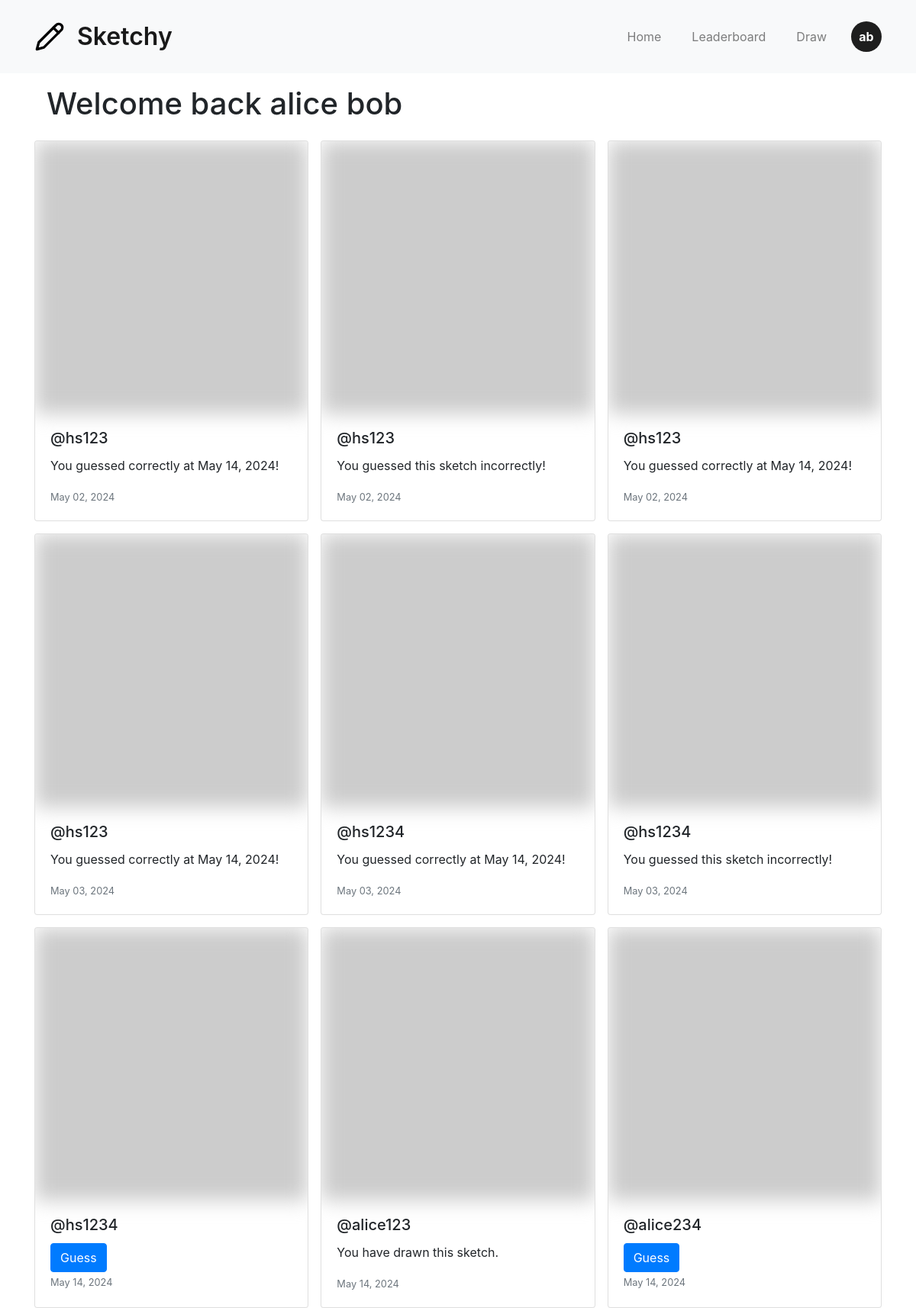
Page / (signed in) on the committed database.
### app/models.py (models this page shows)
class User(UserMixin, db.Model):
    id = db.Column(db.Integer, primary_key=True)
    first_name = db.Column(db.String(50), nullable=False)
    last_name = db.Column(db.String(50), nullable=False)
    username = db.Column(db.String(50), unique=True, nullable=False)
    email = db.Column(db.String(120), unique=True, nullable=False)
    pwd = db.Column(db.String(300), nullable=False)
    guessed = db.Column(db.Integer, default=0)
    points = db.Column(db.Integer, default=0)
    sketches = db.relationship('Sketch', backref='author', lazy='dynamic')

### app/routes.py (the view)
@app.route('/')
def index():
    sketches_data = []
    sketches = Sketch.query.all()
    for sketch in sketches:
        guess_session = GuessSession.query.filter_by(
            user_id=current_user.id,
            sketch_id=sketch.id
        ).first()
        cannot_guess = guess_session is not None or sketch.user_id == current_user.id
        guessed_correctly = guess_session.guess_correctly if guess_session else None
        if guess_session and guess_session.guess_at:
            date_format = "%b %d, %Y" if guess_session.guess_at.year == datetime.now().year else "%b %d, %Y"
            guessed_at = guess_session.guess_at.strftime(date_format)
        else:
            guessed_at = None
        date_format = "%b %d, %Y" if sketch.created_at.year == datetime.now().year else "%b %d, %Y"
        formatted_date = sketch.created_at.strftime(date_format)
        sketches_data.append({
            'id': sketch.id,
            'username': sketch.author.username,
            'date': formatted_date,
            'cannot_guess': cannot_guess,
            'guessed_correctly': guessed_correctly,
            'guessed_at': guessed_at
        })
    return render_template('index.html', sketches=sketches_data)

### app/routes.py (called while the page is built)
@login_manager.user_loader
def load_user(user_id):
    return db.session.get(User, user_id)

### app/templates/index.html (shortened to what this page needs)
{% extends "layout.html" %}
{% block head %}
    {{ super() }}
    <link rel="stylesheet" href="{{ url_for('static', filename='css/index.css') }}">
{% endblock %}
{% block content %}
    {% if current_user.is_authenticated %}
        <h1>Welcome back {{ current_user.first_name }} {{ current_user.last_name }}</h1>
    {% endif %}
    <div class="card-grid">
        {% for sketch in sketches %}
            <div class="card">
                <img src="https://picsum.photos/seed/{{ sketch.id }}/300/300" class="card-img-top" alt="...">
                <div class="card-body">
                    <h5 class="card-title">@{{ sketch.username }}</h5>
                    {% if sketch.cannot_guess %}
                        {% if sketch.guessed_correctly %}
                            <p class="card-text">You guessed correctly at {{ sketch.guessed_at }}!</p>
                        {% elif not sketch.guessed_correctly and sketch.guessed_at %}
                            <p class="card-text">You guessed this sketch incorrectly!</p>
                        {% else %}
                            <p class="card-text">You have drawn this sketch.</p>
                        {% endif %}
                    {% else %}
                        <a href="{{ url_for('set_sketch_id', sketch_id=sketch.id) }}" class="btn btn-primary" role="button">Guess</a>
                    {% endif %}
                    <p class="card-text"><small class="text-muted">{{ sketch.date }}</small></p>
                </div>
            </div>
        {% endfor %}
    </div>
{% endblock %}

### app/templates/layout.html (shortened to what this page needs)
<!DOCTYPE html>
<html lang="en">
	<head>
        {% block head %}
            <link rel="stylesheet" href="https://stackpath.bootstrapcdn.com/bootstrap/4.5.2/css/bootstrap.min.css">
            <link rel="stylesheet" href="{{ url_for('static', filename='css/style.css') }}">
        {% endblock %}
	</head>
	<body >
        <header>
            <nav class="navbar navbar-expand-sm navbar-light bg-light">
                <div class="container">
                    <a class="navbar-brand" href="/">
                        <img src="{{ url_for('static', filename='images/logo.svg') }}" alt="sketchy logo"/>
                        Sketchy
                    </a>
                    <div class="collapse navbar-collapse" id="navbarNav">
                        <ul class="navbar-nav ml-auto">
                            <li class="nav-item"><a class="nav-link" href="{{ url_for('index') }}">Home</a></li>
                            <li class="nav-item"><a class="nav-link" href="{{ url_for('leaderboard') }}">Leaderboard</a></li>
                            <li class="nav-item"><a class="nav-link" href="{{ url_for('draw') }}">Draw</a></li>
                            {% if current_user.is_authenticated %}
                                <div class="nav-item dropdown avatar">
                                    <a href="#" role="button" id="avatar-dropdown" data-toggle="dropdown" aria-haspopup="true" aria-expanded="false">
                                        {{ current_user.first_name[0] }}{{ current_user.last_name[0] }}
                                    </a>
                                </div>
                            {% else %}
                                <a class="btn btn-primary" href="{{ url_for('login') }}" role="button">Login</a>
                            {% endif %}
                        </ul>
                    </div>
                </div>
            </nav>
        </header>
        <div class="container">{% block content %}{% endblock %}</div>
	</body>
</html>

### app/static/css/style.css (style rules this page uses)
:root { --primary: #ffffff; --accent: #1E1E1E; --black: #171717; --border: rgba(221, 221, 221, 0.2); --transition-time: 150ms; --border-radius: 0.3em; font-family: 'Inter', sans-serif;; }
body { margin: 0; }
.navbar { height: 6rem; }
.navbar-brand { display: flex; align-items: center; justify-content: center; gap: 1rem; font-weight: 600; font-size: 2rem; }
.navbar-brand > img { width: 2.5rem; height: 2.5rem; }
.navbar-nav { gap: 1.5rem; }
div.avatar { display: flex; justify-content: center; align-items: center; width: 2.5em; height: 2.5em; background-color: var(--accent); text-align: center; border-radius: 50%; cursor: pointer; }
div.avatar > a { color: var(--primary); font-weight: bold; }

### app/static/css/index.css (style rules this page uses)
.card-grid { display: grid; grid-template-columns: repeat(3, 1fr); grid-gap: 1rem; }
.card { overflow: hidden; }
.card-img-top { filter: blur(0.8rem); pointer-events: none; }
h1 { padding: 1rem; }

### rows in the picture
User: first_name "a", last_name "b", first_name "alice", last_name "bob", username "alice123", shows "You have drawn this sketch.", date "May 14, 2024"
User: username "hs123", guessed_at "May 14, 2024", date "May 02, 2024", shows "You guessed this sketch incorrectly!", date "May 03, 2024"
User: username "hs1234", guessed_at "May 14, 2024", date "May 03, 2024", shows "You guessed this sketch incorrectly!", date "May 14, 2024"
User: username "alice234", date "May 14, 2024"
